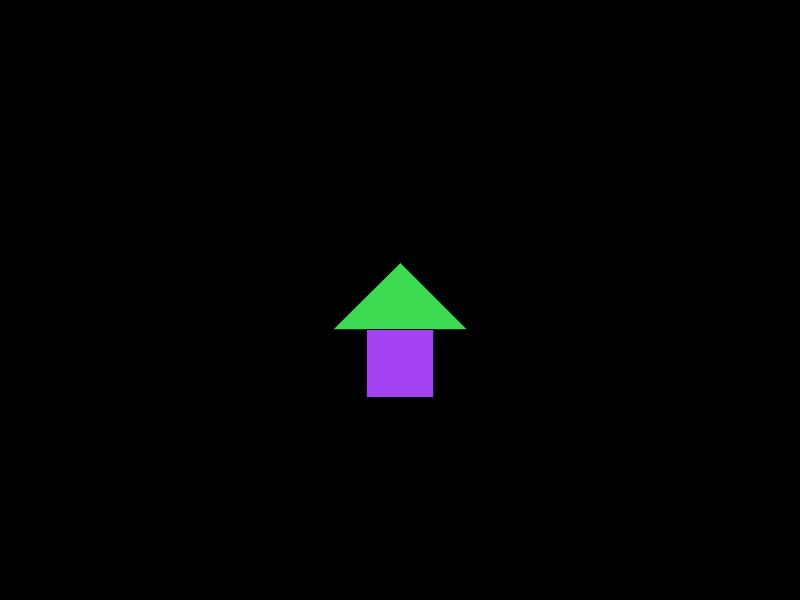
Frame 1 (no input)
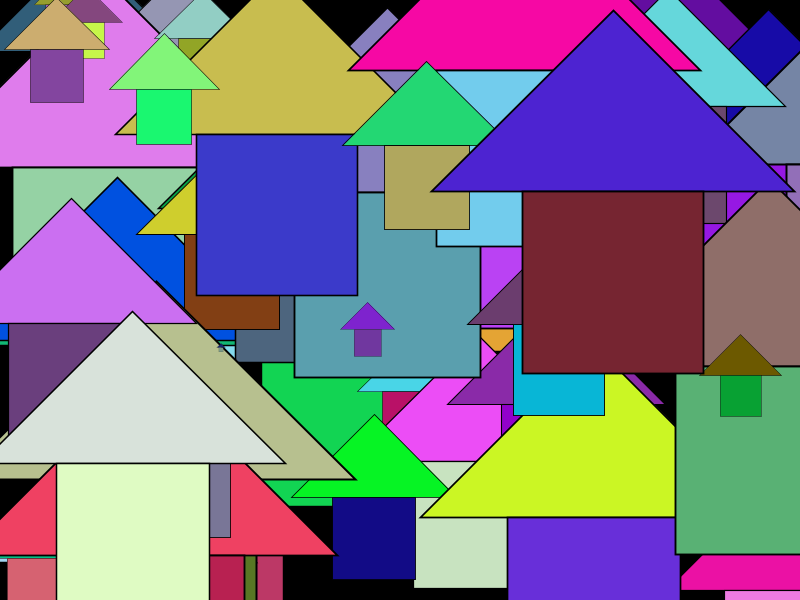
Frame 60 (the mouse pressed at the canvas centre just before this capture)
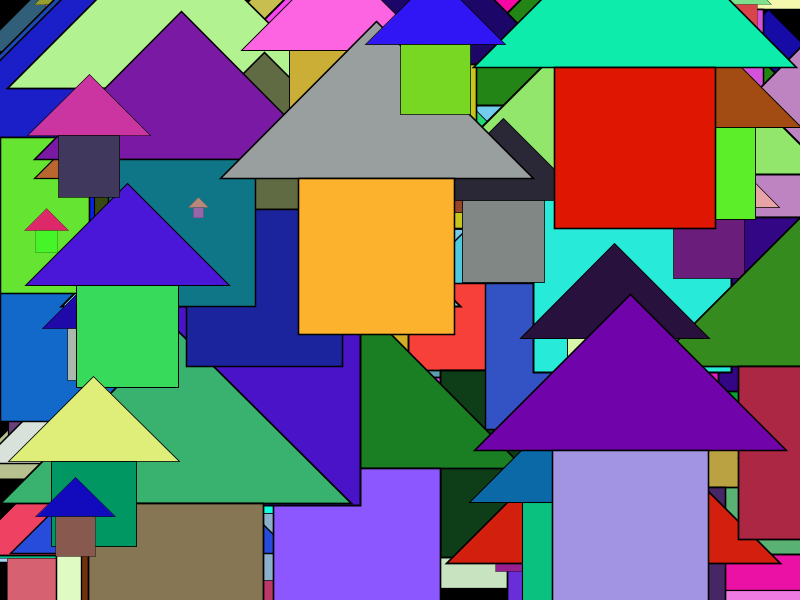
Frame 120 (the mouse held since frame 60 and released just before this capture)

The Processing sketch that drew these frames (run headless with seeded random() and noise(); from frame 60 on, the mouse is pressed at the canvas centre):

// Processing sketch: RandomHouse
// ── RandomHouse.pde
//pushMatrix()
//pushStyle();
//popStyle();
//scale()
//scale the entire coordinate system
//1) translate
//2)scale




void setup()
{
  size(800,600);
  background(0);
}

void draw()
{
  drawRandomHouse();
}


void drawHouse(color houseColor, color roofColor, float x, float y, float size){
  pushMatrix();
  translate(x, y);
  scale(size);
  fill(houseColor);
  pushStyle();
  fill(roofColor);
  triangle(50, -100, -50, 0, 150, 0);
  popStyle();
  rect(0, 0, 100,100);
  popMatrix();
}

void drawRandomHouse(){
  drawHouse(color(random(255), random(255), random(255)), color( random(255),  random(255),  random(255)), random(width), random(height), random(2));
}
